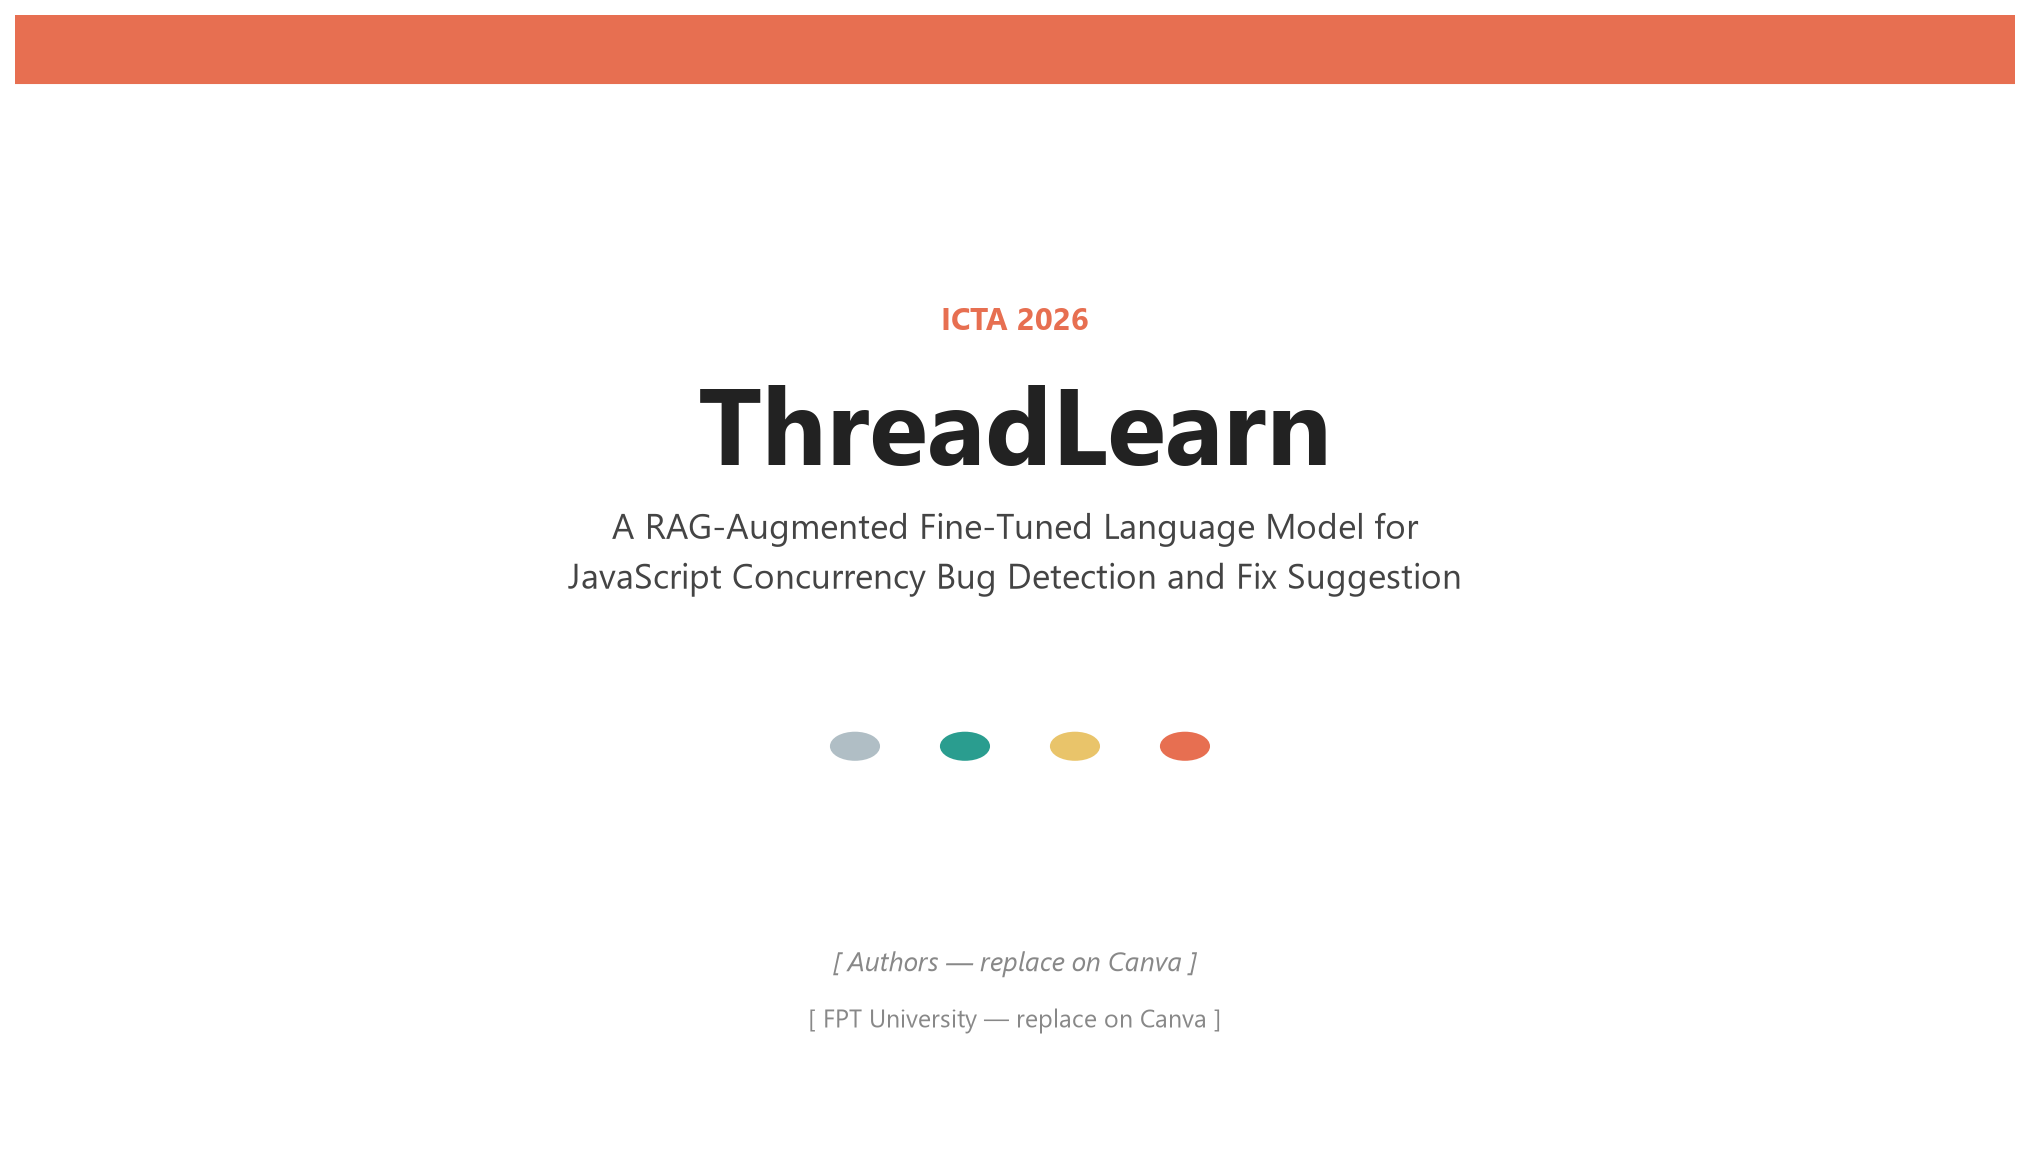

Python code for this plot:
#!/usr/bin/env python3
"""Slide 1: Title slide."""
import matplotlib.pyplot as plt
import os, sys
sys.path.insert(0, os.path.dirname(os.path.abspath(__file__)))
from _slide_style import OURS, GPT, FT, BASELINE, INK, MUTED, SLIDE_W, SLIDE_H, apply_rc

OUTPUT_DIR = os.path.dirname(os.path.abspath(__file__))
apply_rc()

fig = plt.figure(figsize=(SLIDE_W, SLIDE_H))
ax = fig.add_axes([0, 0, 1, 1])
ax.axis("off")

# accent bar
ax.add_patch(plt.Rectangle((0, 0.94), 1, 0.06, color=OURS, transform=ax.transAxes))

# kicker
fig.text(0.5, 0.72, "ICTA 2026", fontsize=15, fontweight="bold", color=OURS, ha="center")

# title
fig.text(0.5, 0.60, "ThreadLearn", fontsize=52, fontweight="bold", color=INK, ha="center")
fig.text(0.5, 0.49, "A RAG-Augmented Fine-Tuned Language Model for\nJavaScript Concurrency Bug Detection and Fix Suggestion",
         fontsize=17, color="#444", ha="center", linespacing=1.5)

# decorative dots — 4 palette colors
colors = [BASELINE, GPT, FT, OURS]
for i, c in enumerate(colors):
    ax.add_patch(plt.Circle((0.42 + i * 0.055, 0.35), 0.012, color=c, transform=ax.transAxes))

fig.text(0.5, 0.15, "[ Authors — replace on Canva ]", fontsize=13, color=MUTED, ha="center", style="italic")
fig.text(0.5, 0.10, "[ FPT University — replace on Canva ]", fontsize=12, color=MUTED, ha="center")

fig.savefig(os.path.join(OUTPUT_DIR, "slide_01_title.png"))
print("Saved: slide_01_title.png")
